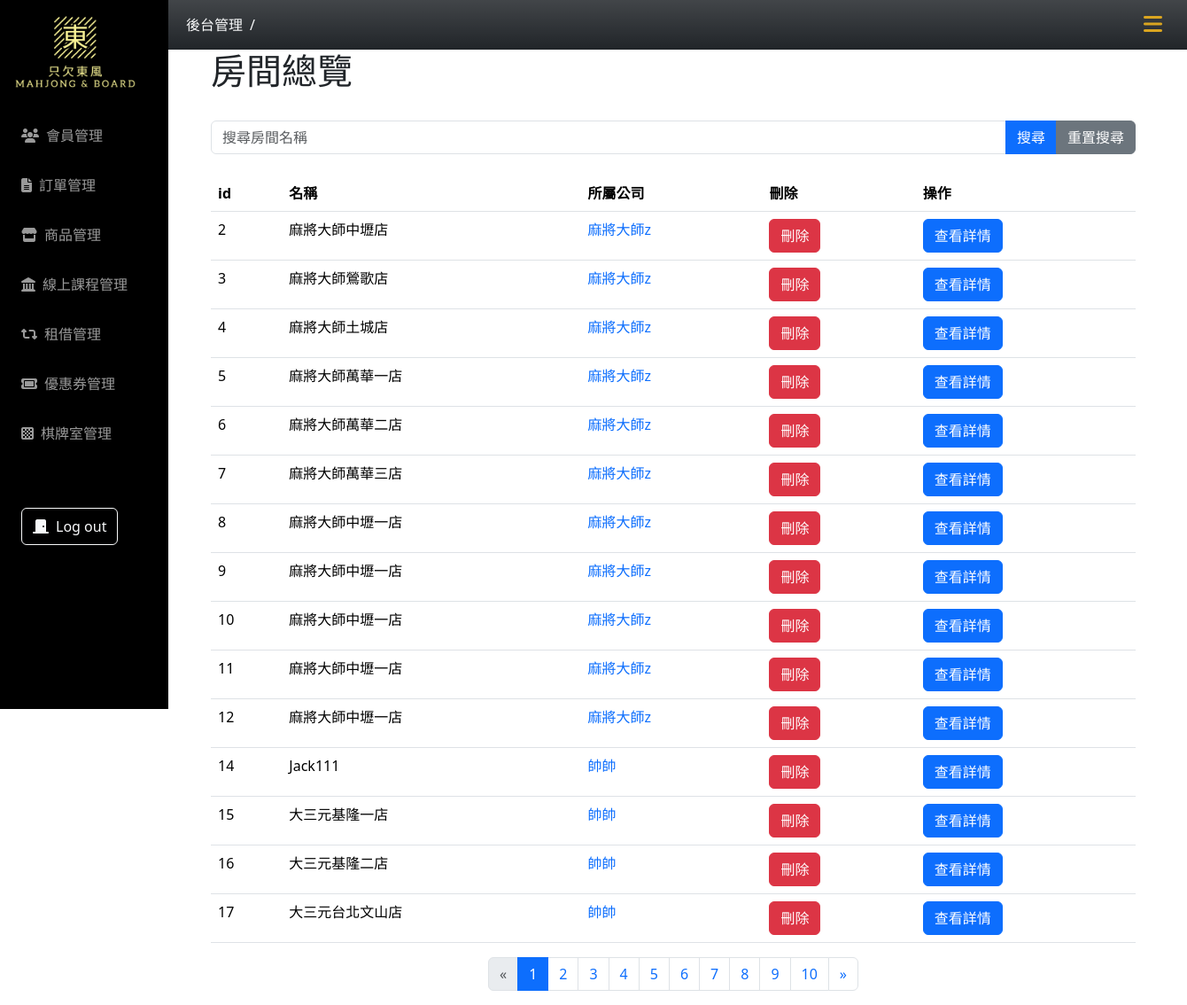
Screenshot of /mahjong_room/allRooms.php with the database file from the repository.
### tables this page shows
CREATE TABLE `mahjong_room` (
  `room_id` int(11) NOT NULL,
  `name` varchar(10) NOT NULL,
  `tele` varchar(10) NOT NULL,
  `tax_number` varchar(8) NOT NULL,
  `address` varchar(100) NOT NULL,
  `open_time` time DEFAULT NULL,
  `close_time` time DEFAULT NULL,
  `create_at` datetime NOT NULL DEFAULT current_timestamp(),
  `update_at` datetime DEFAULT current_timestamp(),
  `owner_id` int(11) DEFAULT NULL,
  `is_deleted` tinyint(4) NOT NULL
);

CREATE TABLE `owner` (
  `id` int(11) NOT NULL,
  `member_type` text NOT NULL DEFAULT '企業會員',
  `account` varchar(50) NOT NULL,
  `password` varchar(255) NOT NULL DEFAULT '12345',
  `company_name` varchar(100) NOT NULL,
  `company_phone` varchar(20) NOT NULL,
  `fax_phone` varchar(20) DEFAULT NULL,
  `company_email` varchar(100) NOT NULL,
  `company_address` varchar(255) NOT NULL,
  `responsible_person` varchar(50) NOT NULL,
  `tax_ID_number` text NOT NULL,
  `created_at` timestamp NOT NULL DEFAULT current_timestamp(),
  `valid` text NOT NULL DEFAULT '1'
);

### mahjong_room/allRooms.php (the view, shortened to what this page needs)
<?php
require_once("../db_connect_mahjong.php");
$records_per_page = 15;
$page = isset($_GET['page']) ? intval($_GET['page']) : 1;
$search = isset($_GET['search']) ? $_GET['search'] : '';
$owner = "";
$sql_total = "SELECT COUNT(*) AS total FROM mahjong_room WHERE is_deleted = 0 $owner AND name LIKE ?";
$stmt_total = $conn->prepare($sql_total);
$search_param = "%" . $search . "%";
$stmt_total->bind_param("s", $search_param);
$stmt_total->execute();
$result_total = $stmt_total->get_result();
$total_records = $result_total->fetch_assoc()['total'];
$total_pages = ceil($total_records / $records_per_page);
$start_from = ($page - 1) * $records_per_page;
$sql = "SELECT mahjong_room.*, owner.company_name FROM mahjong_room JOIN owner ON mahjong_room.owner_id = owner.id WHERE is_deleted = 0 $owner AND name LIKE ? LIMIT ?, ?";
$stmt = $conn->prepare($sql);
$stmt->bind_param("sii", $search_param, $start_from, $records_per_page);
$stmt->execute();
$result = $stmt->get_result();
$rooms = $result ? $result->fetch_all(MYSQLI_ASSOC) : [];
?>
<!DOCTYPE html>
<html lang="zh-Hant">
<head>
  <?php include("../css-mahjong.php") ?>
</head>
<body>
  <?php include("../nav.php") ?>
  <div class="container main-content px-5">
    <div class="d-flex justify-content-between align-items-center mb-4">
      <h1 class="text-center">房間總覽</h1>
    </div>
    <form method="get" class="mb-4 d-flex justify-content-between gap-3">
      <div class="input-group position-relative z-0">
        <input type="text" class="form-control" name="search" placeholder="搜尋房間名稱" value="<?= htmlspecialchars($search) ?>">
        <button class="btn btn-primary" type="submit">搜尋</button>
        <a href="?" class="btn btn-secondary">重置搜尋</a>
      </div>
    </form>
    <div class="table-responsive">
      <table class="table table-hover">
        <thead>
          <tr>
            <th>id</th>
            <th>名稱</th>
            <th>所屬公司</th>
            <th>刪除</th>
            <th>操作</th>
          </tr>
        </thead>
        <tbody>
          <?php if (!empty($rooms)) : ?>
            <?php foreach ($rooms as $room) : ?>
              <tr>
                <td><?= htmlspecialchars($room["room_id"]) ?></td>
                <td><?= htmlspecialchars($room["name"]) ?></td>
                <td><a class="text-decoration-none" href="?page=1&owner=<?= $room["owner_id"] ?>"><?= htmlspecialchars($room["company_name"]) ?></a></td>
                <td><a href="deleteRoom.php?room_id=<?= htmlspecialchars($room['room_id']) ?>" class="btn btn-danger">刪除</a></td>
                <td><a href="roomDetails.php?room_id=<?= htmlspecialchars($room['room_id']) ?>" class="btn btn-primary">查看詳情</a></td>
              </tr>
            <?php endforeach; ?>
          <?php else : ?>
            <tr>
              <td colspan="5" class="text-center">沒有找到任何房間</td>
            </tr>
          <?php endif; ?>
        </tbody>
      </table>
    </div>
    <nav aria-label="Page navigation">
      <ul class="pagination justify-content-center">
        <li class="page-item <?php if ($page <= 1) echo 'disabled'; ?>">
          <a class="page-link" href="?search=<?= htmlspecialchars($search) ?>&page=<?= $page - 1; ?>" aria-label="Previous">
            <span aria-hidden="true">&laquo;</span>
          </a>
        </li>
        <?php for ($i = 1; $i <= $total_pages; $i++) : ?>
          <li class="page-item <?php if ($i == $page) echo 'active'; ?>">
            <a class="page-link" href="?search=<?= htmlspecialchars($search) ?>&page=<?= $i; ?>"><?= $i; ?></a>
          </li>
        <?php endfor; ?>
        <li class="page-item <?php if ($page >= $total_pages) echo 'disabled'; ?>">
          <a class="page-link" href="?search=<?= htmlspecialchars($search) ?>&page=<?= $page + 1; ?>" aria-label="Next">
            <span aria-hidden="true">&raquo;</span>
          </a>
        </li>
      </ul>
    </nav>
  </div>
</body>
</html>

### css-mahjong.php (style rules this page uses)
:root { --aside-width: 190px; --header-nav-height: 56px; }
.main-content { margin: 0 0 0 var(--aside-width); padding-top: var(--header-nav-height); }

### mahjong_room/allRooms.php (style rules this page uses)
.table-responsive { overflow-x: hidden; }

### rows the page displays
mahjong_room: room_id "2", name "麻將大師中壢店", owner.company_name "麻將大師z"
mahjong_room: room_id "3", name "麻將大師鶯歌店", owner.company_name "麻將大師z"
mahjong_room: room_id "4", name "麻將大師土城店", owner.company_name "麻將大師z"
mahjong_room: room_id "5", name "麻將大師萬華一店", owner.company_name "麻將大師z"
mahjong_room: room_id "6", name "麻將大師萬華二店", owner.company_name "麻將大師z"
mahjong_room: room_id "7", name "麻將大師萬華三店", owner.company_name "麻將大師z"
mahjong_room: room_id "8", name "麻將大師中壢一店", owner.company_name "麻將大師z"
mahjong_room: room_id "9", name "麻將大師中壢一店", owner.company_name "麻將大師z"
mahjong_room: room_id "10", name "麻將大師中壢一店", owner.company_name "麻將大師z"
mahjong_room: room_id "11", name "麻將大師中壢一店", owner.company_name "麻將大師z"
mahjong_room: room_id "12", name "麻將大師中壢一店", owner.company_name "麻將大師z"
mahjong_room: room_id "14", name "Jack111", owner.company_name "帥帥"
mahjong_room: room_id "15", name "大三元基隆一店", owner.company_name "帥帥"
mahjong_room: room_id "16", name "大三元基隆二店", owner.company_name "帥帥"
mahjong_room: room_id "17", name "大三元台北文山店", owner.company_name "帥帥"
